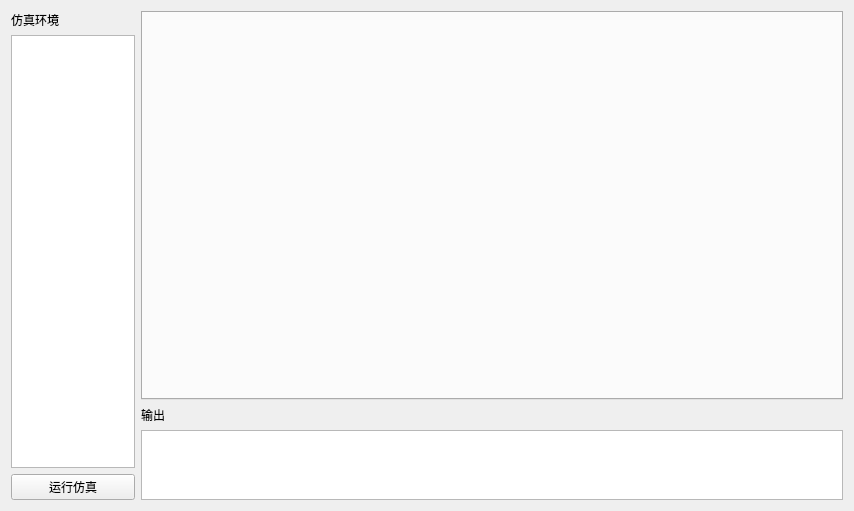
<?xml version="1.0" encoding="UTF-8"?>
<ui version="4.0">
 <class>home</class>
 <widget class="QWidget" name="home">
  <property name="geometry">
   <rect>
    <x>0</x>
    <y>0</y>
    <width>854</width>
    <height>511</height>
   </rect>
  </property>
  <property name="windowTitle">
   <string>home</string>
  </property>
  <layout class="QHBoxLayout" name="horizontalLayout_3">
   <item>
    <layout class="QHBoxLayout" name="horizontalLayout_2" stretch="1,6">
     <item>
      <layout class="QVBoxLayout" name="verticalLayout_2">
       <item>
        <layout class="QHBoxLayout" name="horizontalLayout">
         <item>
          <widget class="QLabel" name="label">
           <property name="text">
            <string>仿真环境</string>
           </property>
          </widget>
         </item>
         <item>
          <widget class="QPushButton" name="add">
           <property name="styleSheet">
            <string notr="true">border:none;</string>
           </property>
           <property name="text">
            <string/>
           </property>
           <property name="icon">
            <iconset>
             <normaloff>../../fe/img/新增文件夹.png</normaloff>../../fe/img/新增文件夹.png</iconset>
           </property>
          </widget>
         </item>
         <item>
          <widget class="QPushButton" name="pushButton">
           <property name="styleSheet">
            <string notr="true">border:none;</string>
           </property>
           <property name="text">
            <string/>
           </property>
           <property name="icon">
            <iconset>
             <normaloff>../../fe/img/24gl-folderMinus-copy.png</normaloff>../../fe/img/24gl-folderMinus-copy.png</iconset>
           </property>
          </widget>
         </item>
        </layout>
       </item>
       <item>
        <layout class="QVBoxLayout" name="verticalLayout">
         <item>
          <widget class="QTreeWidget" name="infoList">
           <property name="columnCount">
            <number>0</number>
           </property>
          </widget>
         </item>
         <item>
          <widget class="QPushButton" name="run">
           <property name="text">
            <string>运行仿真</string>
           </property>
           <property name="icon">
            <iconset>
             <normaloff>../../fe/img/播放按钮.png</normaloff>../../fe/img/播放按钮.png</iconset>
           </property>
          </widget>
         </item>
        </layout>
       </item>
      </layout>
     </item>
     <item>
      <layout class="QVBoxLayout" name="verticalLayout_4" stretch="6,1">
       <item>
        <widget class="QTabWidget" name="tabWidget">
         <property name="currentIndex">
          <number>-1</number>
         </property>
        </widget>
       </item>
       <item>
        <layout class="QVBoxLayout" name="verticalLayout_3">
         <item>
          <widget class="QLabel" name="label_2">
           <property name="text">
            <string>输出</string>
           </property>
          </widget>
         </item>
         <item>
          <widget class="QTextEdit" name="textEdit"/>
         </item>
        </layout>
       </item>
      </layout>
     </item>
    </layout>
   </item>
  </layout>
 </widget>
 <resources/>
 <connections/>
</ui>
